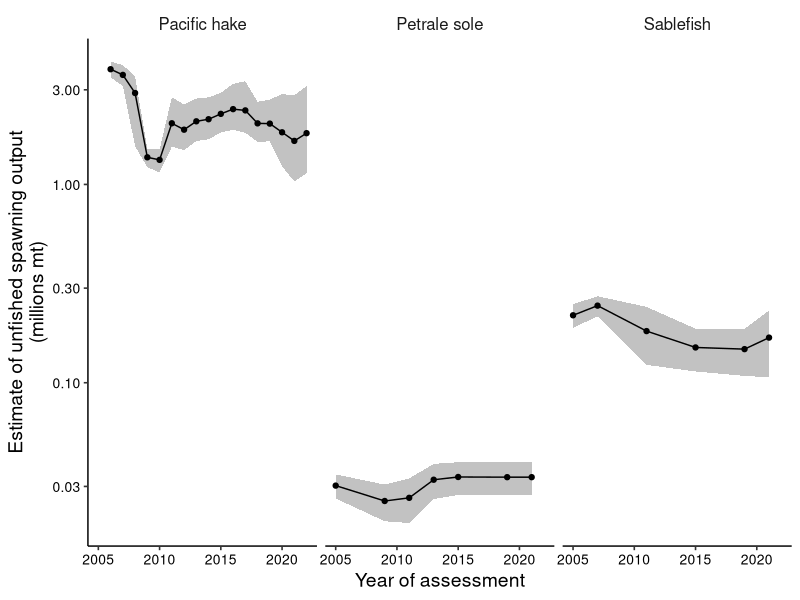
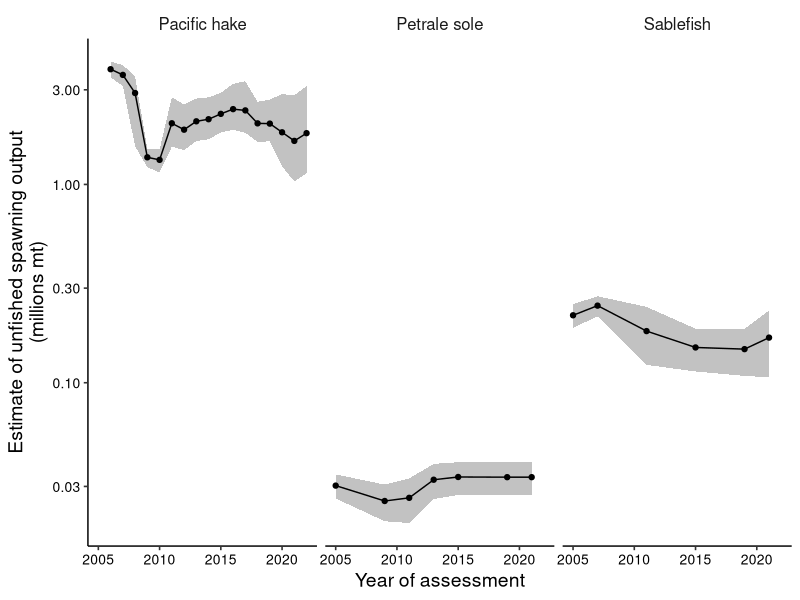
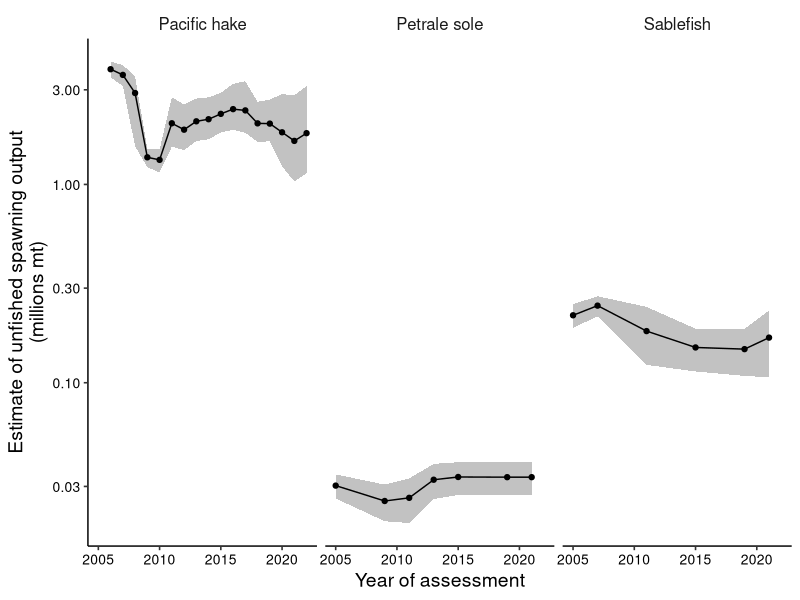

Generate these figures, in order, with R:
## ---- chunk 1
library(tidyverse)
library(here)
library(ggpubr)

## ---- chunk 2
bzero_dat <- read.csv('data/assessment_data_AB.csv')

species_names <- c(
  `hake` = 'Pacific hake',
  `petrale` = 'Petrale sole',
  `sablefish` = 'Sablefish'
)

p<-ggplot(bzero_dat) +
  geom_ribbon(aes(
    x=year, ymin = lower95/10^6, ymax = upper95/10^6),
    alpha = 0.3
    ) +
  scale_y_continuous(trans='log10') +
  geom_line(aes(year, median/10^6)) +
  geom_point(aes(year , median/10^6)) +
  facet_wrap(~species, labeller = as_labeller(species_names)) +
  labs(x = "Year of assessment", y = "Estimate of unfished spawning output\n(millions mt)") +
  #coord_trans(y = "log") +
  theme_pubr(legend="right") + 
  theme( axis.text.x=element_text(size=10), axis.text.y=element_text(size=10), axis.title = element_text(size = 14), strip.background = element_blank(), strip.text.x = element_text(size = 12) ) 
              
p

ggsave(here::here('figures/fig5.png'))
ggsave(here::here('figures/fig5.pdf'))

## ---- chunk 3
refsum2<- bzero_dat %>%
  group_by(species) %>% 
 summarize(B.unf.max=max(median),
           B.unf.min = min(median),
           percent.change = (max(median)-min(median))
            / max(median)) 
  #dplyr::select(Stock.Name, B.unf.change)

print(refsum2)
